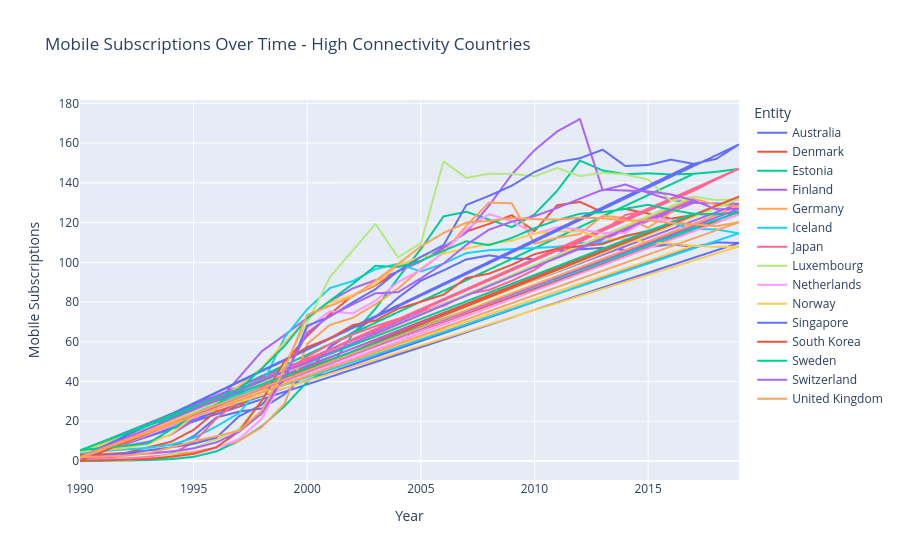

Notebook code cell kept with this figure:
### Code cell
fig = px.line(
    merged_hc,
    x='Year',
    y='Mobile Subscriptions',
    color='Entity',
    title='Mobile Subscriptions Over Time - High Connectivity Countries'
)
fig.show()
